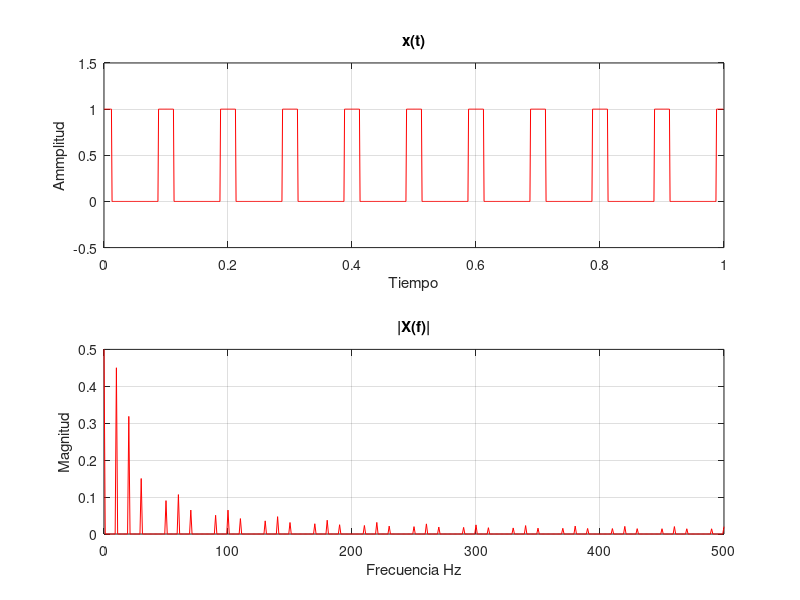

Source code (MATLAB):
%Ejercicio 1 inciso B
clc, clear
T=0.1;
fre=10;
fs=fre*100;
ts=1/fs;
tao=0.025;
L=1000;
t=(0:L-1)*ts;
%L1=1200;%Longitud de la funcion
x=@(t) (t>=-1/2 & t<=1/2);
xn=0;
for n=-100:100
    xn=xn+x((t-T*n)/tao);
end
%xp= x(t-n);
figure(1)
subplot(2,1,1)
plot(t,xn,'r')
%xlim([0 0.1])
ylim([-0.5 1.5])
title('x(t)')
xlabel('Tiempo')
ylabel('Ammplitud');
grid on

%Dominio de la frecuencia
%L=length(xn);%Dimension de la funcion
%nFFT=2; %Contador para la transformada rapida de fourier 
%while nFFT<L
%    nFFT=nFFT*32;
%end
%Y=fft(xn,nFFT);%Funcion de la transformada de Fourier 
%PS= abs(Y); %Periodograma simple
%f=linspace(0,fs,nFFT);
%figure(2)
%plot(f,PS)
%%
f=fs*(0:(L/2))/L;
Y=fft(xn);
P2=abs(Y/L);
P1=P2(1:L/2+1)*2;
figure(1)
subplot(2,1,2)
plot(f,P1,'r')
%xlim([0 5e-4])
ylim([0 0.5])
%title('Transformada de Fourier del pulso rectangular')
title('|X(f)|')
xlabel('Frecuencia Hz')
ylabel('Magnitud');
grid on
%%
 %yf=fftshift(fft(xn,10000))*ts;
 %w=linspace(-fs/2,fs/2,10000)*2*pi;
 %figure (2)
 %plot(w/(2*pi),abs(yf));
 %title('Transformada de Fourier del pulso rectangular')
%xlabel('Frecuencia')
%ylabel('Ammplitud');
 %grid on
